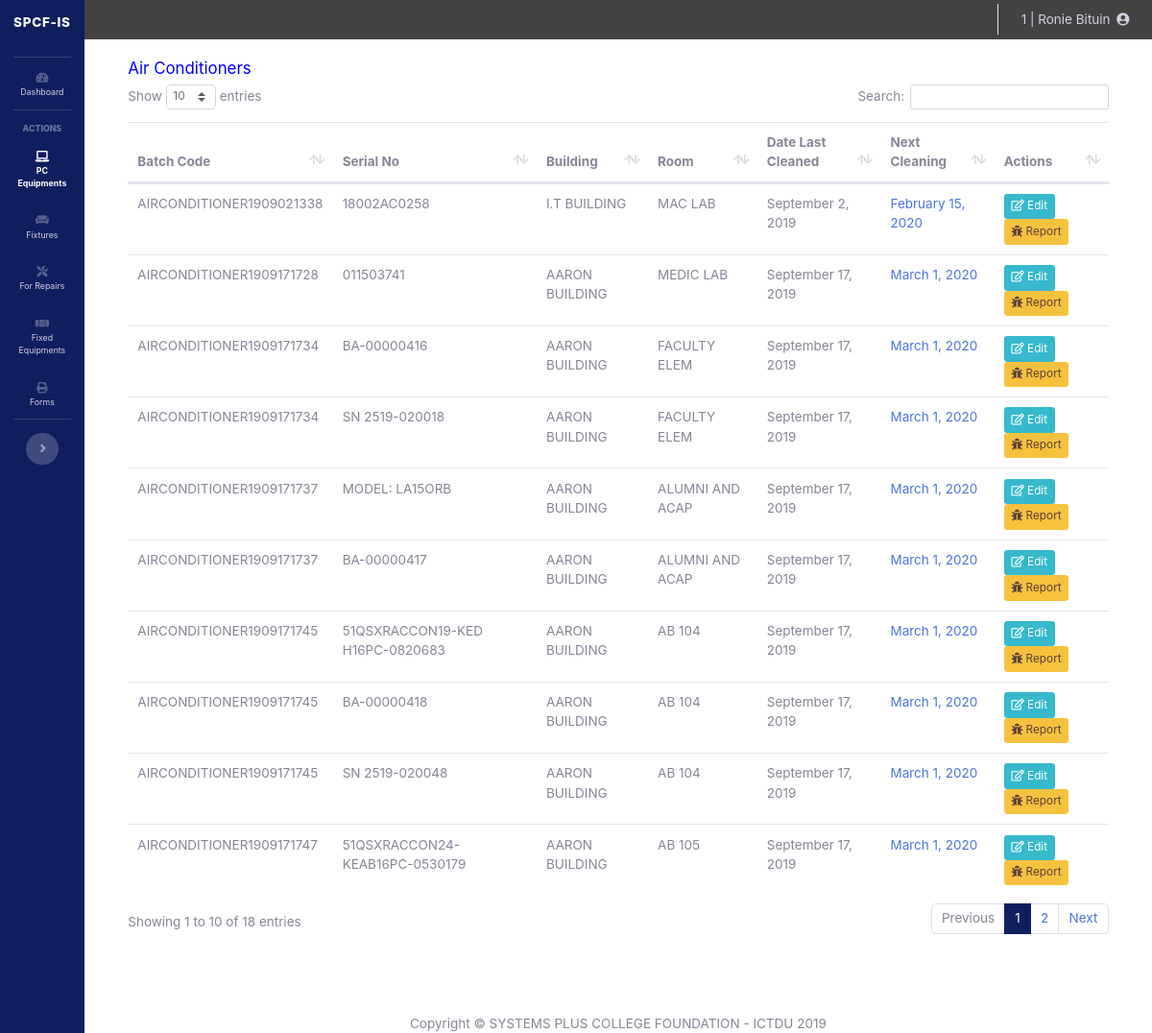
The page /lab_assistant/aircon.php (signed in) on the database its author committed.
### tables this page shows
CREATE TABLE `fixture` (
  `id` int(11) NOT NULL,
  `type` text NOT NULL,
  `batch_code` varchar(64) NOT NULL,
  `serial_no` varchar(64) DEFAULT NULL,
  `building_id` int(11) NOT NULL,
  `lab_id` varchar(64) NOT NULL,
  `date_added` datetime NOT NULL,
  `date_last_clean` date NOT NULL DEFAULT current_timestamp(),
  `fixture_condition` text NOT NULL DEFAULT 'working',
  `remarks` varchar(64) NOT NULL
);

CREATE TABLE `building` (
  `building_id` int(11) NOT NULL,
  `building_name` varchar(128) NOT NULL,
  `building_code` varchar(32) NOT NULL,
  `building_description` text NOT NULL,
  `added_by` varchar(128) NOT NULL
);

CREATE TABLE `laboratory` (
  `lab_id` int(11) NOT NULL,
  `lab_code` varchar(32) NOT NULL,
  `lab_name` varchar(64) NOT NULL,
  `lab_description` text NOT NULL,
  `building_id` int(11) NOT NULL,
  `added_by` varchar(128) NOT NULL
);

### lab_assistant/aircon.php (the view, shortened to what this page needs)
<?php
require_once 'process_aircon.php';
include('sidebar.php');
$currentDate = date("Y/m/d");
?>
<!DOCTYPE html>
<html>
<head>
	<link href="vendor/datatables/dataTables.bootstrap4.min.css" rel="stylesheet">
</head>
<body id="page-top">
  <div id="wrapper" style="width: 100% !important;">
    <div id="content-wrapper" class="d-flex flex-column">
        <div id="content">
<?php include('topbar.php'); ?>
<div class="container-fluid">
	<?php
		$getFixtures = mysqli_query($mysqli, "SELECT fe.id, fe.date_added, fe.serial_no, fe.type, fe.batch_code, fe.building_id, fe.lab_id, fe.date_last_clean ,fe.remarks, bg.building_id, bg.building_name, ly.lab_id, ly.lab_name
			FROM fixture fe
			JOIN building bg
			ON bg.building_id = fe.building_id
			JOIN laboratory ly
			ON ly.lab_id = fe.lab_id
			WHERE fe.type ='airconditioner'
			ORDER BY fe.date_added DESC
			");
	?>
	<div class="row">
	<h5 style='color: blue;'>Air Conditioners</h5>
	<table class="table" id="dataTable" width="100%" cellspacing="0">
		<thead>
			<th>Batch Code</th>
			<th>Serial No</th>
			<th>Building</th>
			<th>Room</th>
			<th>Date Last Cleaned</th>
			<th>Next Cleaning</th>
			<th>Actions</th>
		</thead>
		<tbody>
			<?php while($newFixtures=$getFixtures->fetch_assoc()){
				$lastCleanDate = date_create($newFixtures['date_last_clean']);
				$lastCleanDateA = $newFixtures['date_last_clean'];
				$newDate = date('Y/m/d', strtotime($lastCleanDateA. ' + 166 days'));
				if($currentDate>=$newDate){
					$newDate = "<span class='text-danger'>".date_format(date_create($newDate), 'F j, Y')."</span>";
				}
				else{
					$newDate = "<span class='text-primary'>".date_format(date_create($newDate), 'F j, Y')."</span>";
				}
				?>
			<tr>
				<td><?php echo $newFixtures['batch_code']; ?></td>
				<td><?php if($newFixtures['serial_no']==''){echo "<font color='red'>NO SN</font>";} else { echo $newFixtures['serial_no']; }?></td>
				<td><?php echo $newFixtures['building_name']; ?></td>
				<td><?php echo $newFixtures['lab_name']; ?></td>
				<td><?php echo date_format($lastCleanDate, 'F j, Y'); ?></td>
				<td><?php echo $newDate;?></td>
				<td>
					<a class="btn btn-info btn-sm" href="edit_aircon.php?id=<?php echo $newFixtures['id'];?>&building_id=<?php echo $newFixtures['building_id']; ?>"><i class="far fa-edit"></i> Edit</a>
					<a style='color: #5D4037;' class='btn btn-sm btn-warning' href="report_fixture.php?fixture_id=<?php echo $newFixtures['id']?>" target='_blank'><i class="fas fa-bug"></i> Report</a>
				</td>
			</tr>
			<?php } ?>
		</tbody>
	</table>
	</div>
	<br/>
	<br/>
<?php
	include('footer.php');
?>

### lab_assistant/sidebar.php (style rules this page uses)
html { font-family: 'Roboto Condensed', sans-serif !important; font-size: 13.5px; }
.container-fluid { background-color: white; padding-left: 5% !important; padding-right: 5% !important; }
#content-wrapper { background-color: white !important; }
::placeholder { opacity: 0.7 !important; }

### rows shown on the page
fixture: batch_code "AIRCONDITIONER1909171747", serial_no "51QSXRACCON24-KEAB16PC-0530179", building.building_name "AARON BUILDING", lab.lab_name "AB 105", date_last_clean "September 17, 2019", date_last_clean "March 1, 2020"
fixture: batch_code "AIRCONDITIONER1909171745", serial_no "51QSXRACCON19-KED H16PC-0820683", building.building_name "AARON BUILDING", lab.lab_name "AB 104", date_last_clean "September 17, 2019", date_last_clean "March 1, 2020"
fixture: batch_code "AIRCONDITIONER1909171745", serial_no "BA-00000418", building.building_name "AARON BUILDING", lab.lab_name "AB 104", date_last_clean "September 17, 2019", date_last_clean "March 1, 2020"
fixture: batch_code "AIRCONDITIONER1909171745", serial_no "SN 2519-020048", building.building_name "AARON BUILDING", lab.lab_name "AB 104", date_last_clean "September 17, 2019", date_last_clean "March 1, 2020"
fixture: batch_code "AIRCONDITIONER1909171737", serial_no "MODEL: LA15ORB", building.building_name "AARON BUILDING", lab.lab_name "ALUMNI AND ACAP", date_last_clean "September 17, 2019", date_last_clean "March 1, 2020"
fixture: batch_code "AIRCONDITIONER1909171737", serial_no "BA-00000417", building.building_name "AARON BUILDING", lab.lab_name "ALUMNI AND ACAP", date_last_clean "September 17, 2019", date_last_clean "March 1, 2020"
fixture: batch_code "AIRCONDITIONER1909171734", serial_no "BA-00000416", building.building_name "AARON BUILDING", lab.lab_name "FACULTY ELEM", date_last_clean "September 17, 2019", date_last_clean "March 1, 2020"
fixture: batch_code "AIRCONDITIONER1909171734", serial_no "SN 2519-020018", building.building_name "AARON BUILDING", lab.lab_name "FACULTY ELEM", date_last_clean "September 17, 2019", date_last_clean "March 1, 2020"
fixture: batch_code "AIRCONDITIONER1909171728", serial_no "011503741", building.building_name "AARON BUILDING", lab.lab_name "MEDIC LAB", date_last_clean "September 17, 2019", date_last_clean "March 1, 2020"
fixture: batch_code "AIRCONDITIONER1909021338", serial_no "18002AC0258", building.building_name "I.T BUILDING", lab.lab_name "MAC LAB", date_last_clean "September 2, 2019", date_last_clean "February 15, 2020"

### other values the page prints
$_SESSION['account_id'] "1"
$_SESSION['username'] "Ronie Bituin"
